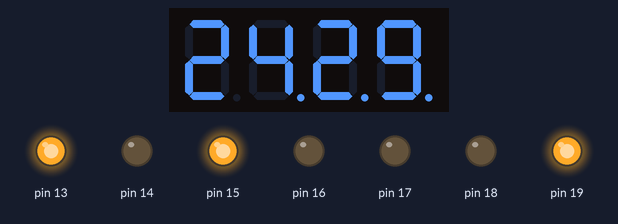
Bench run of a sketch on a simulated Arduino Uno, built with avr-gcc and run on an emulated ATmega328P. Parts: 4-digit seven-segment display, output pins drawn as LEDs (lit = HIGH). Wiring (inferred from the names in the program): 4-digit 7-segment display, segments lit when HIGH: segments pin 6, pin 7, pin 8, pin 9, pin 10, pin 11, pin 12, pin 5; digit selects pin 5, pin 4, pin 3, pin 2. The segment pins are drawn as the display they are named for; pins used as bus, display or sensor lines are not drawn.

Above: at 0.1 s.
At 6.1 s:
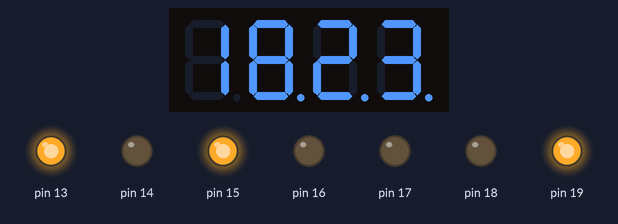
At 12.2 s:
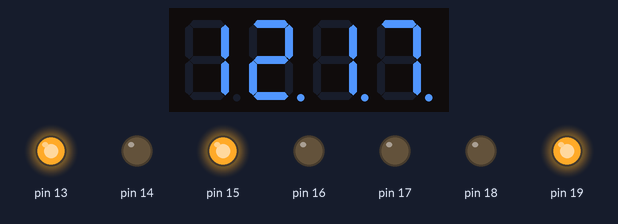
At 18.2 s:
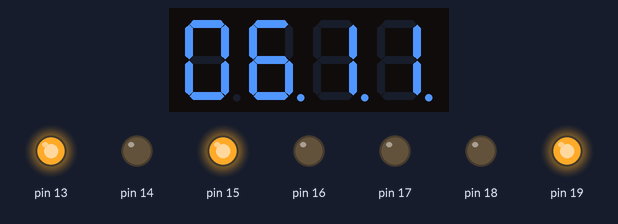
At 25.2 s:
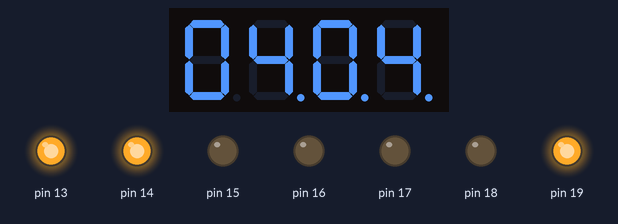
At 38.3 s:
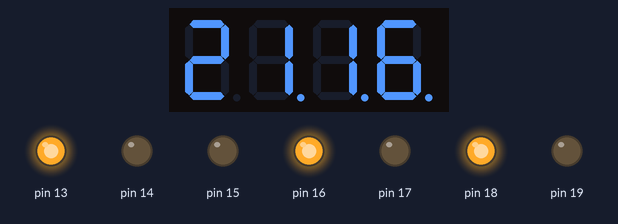
Timing chart, 0 to 39.8 s (numbered marks = the images above):
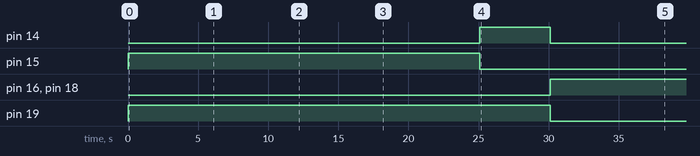

The sketch:

code_traffic_light.ino
```cpp
/*
 Name:    traffic_lights.ino
 Created: 3/5/2020 10:42:08 AM
 Author:  linh
*/

#include"trafficLight_library.h"
trafficLight land1;
trafficLight land2;
#define red1 16
#define yellow1 14
#define green1 15
#define red2 19
#define yellow2 17
#define green2 18
#define led1 5
#define led2 4
#define led3 3
#define led4 2
uint16_t process_time_ms = 0;
bool stateLand = 0;
uint32_t nowMili, lastMiliScan, lastMilicount;
uint8_t numLed7seg;
const int Seg[11] = {
  0b11000000,//0
  0b11111001,//1
  0b10100100,//2
  0b10110000,//3
  0b10011001,//4
  0b10010010,//5
  0b10000010,//6
  0b11111000,//7
  0b10000000,//8
  0b10010000,//9
  0b11111111,
};
void scanCathode(uint8_t byte);
void scanAnode(uint8_t numLed);
void scan7seg(uint16_t ms);

void count_time() {
  process_time_ms++;
  if (process_time_ms == 3000) {
    process_time_ms = 0;
    stateLand = !stateLand;
  }
}
// the setup function runs once when you press reset or power the board
void setup() {
  land1.begin(red1, green1, yellow1);
  land2.begin(red2, green2, yellow2);
  for (uint8_t i =2; i < 18; i++) {
    pinMode(i, OUTPUT);
    digitalWrite(i, HIGH);
  }
  Serial.begin(115200);

}
uint8_t i;
// the loop function runs over and over again until power down or reset
void loop() {
  land1.update(process_time_ms, stateLand);
  land2.update(process_time_ms, !stateLand);
  scan7seg(2);
  nowMili = millis();
  if ((uint32_t) (nowMili - lastMilicount) >= 10) {
    count_time();
    lastMilicount = nowMili;
  }

}
void scanCathode(uint8_t byte) {
  for (uint8_t i = 6; i < 13; i++) {
    digitalWrite(i, !bitRead(byte, i - 6));

  }
}
void scanAnode(uint8_t numLed) {
  switch (numLed) {
  case 1:
    digitalWrite(led4, HIGH);
    digitalWrite(led1, LOW);
    break;
  case 2:

    digitalWrite(led1, HIGH);
    digitalWrite(led2, LOW);
    break;
  case 3:

    digitalWrite(led2, HIGH);
    digitalWrite(led3, LOW);
    break;
  case 4:

    digitalWrite(led3, HIGH);
    digitalWrite(led4, LOW);
    break;
  default:
    break;
  }
}
void scan7seg(uint16_t ms)  {
  bool scan = false;
  nowMili = millis();
  if ((uint32_t)(nowMili - lastMiliScan) >= ms) {
    lastMiliScan = nowMili;
    scan = true;
    numLed7seg++;
    if (numLed7seg == 4) {
      numLed7seg = 0;
    }
  }
  if (scan) {
    switch (numLed7seg) {
    case 0:
      scanCathode(Seg[land1.time_left() / 10]);

      scanAnode(1);
      break;
    case 1:
      scanCathode(Seg[land1.time_left() % 10]);

      scanAnode(2);
      break;
    case 2:
      scanCathode(Seg[land2.time_left() / 10]);
      scanAnode(3);
      break;
    case 3:
      scanCathode(Seg[land2.time_left() % 10]);
      scanAnode(4);
      break;
      default:
      break;
    }
  }
}
```

trafficLight_library.h
```cpp
#pragma once
enum color
{
	red,
	green,
	yellow
};
class trafficLight
{
public:
	uint8_t time_left_sec; // time left of state.
	uint16_t time_left_ms;
	//uint8_t time_in; // time transmit from main code.
	color colorstate;

	void begin(uint8_t, uint8_t, uint8_t);
	void update(uint16_t, bool);
	uint8_t time_left();

private:

	uint8_t redLedPin;
	uint8_t greenLedPin;
	uint8_t	yellowLedPin;
};
void trafficLight::update(uint16_t time_in, bool state) {
	if (state) {
		colorstate = red;
		time_left_ms = 3000 - time_in;
		digitalWrite(redLedPin, HIGH);
		digitalWrite(yellowLedPin, LOW);
		digitalWrite(greenLedPin, LOW);
	}

	else if (time_in>=0 && time_in<2500) {
		colorstate = green;
		time_left_ms = 2500 - time_in;
		digitalWrite(redLedPin, LOW);
		digitalWrite(yellowLedPin, LOW);
		digitalWrite(greenLedPin, HIGH);
	}

	else if (time_in >= 2500 && time_in < 3000){
		colorstate = yellow;
		time_left_ms = 3000 - time_in;
		digitalWrite(redLedPin, LOW);
		digitalWrite(yellowLedPin, HIGH);
		digitalWrite(greenLedPin, LOW);
	}

	switch (colorstate) {
	case red:

		break;
	case green:

		break;
	case yellow:

		break;
	default:
		break;
	}
}
void trafficLight::begin(uint8_t ledRed, uint8_t ledGreen, uint8_t ledYellow) {
	redLedPin = ledRed;
	pinMode(redLedPin, OUTPUT);

	yellowLedPin = ledYellow;
	pinMode(yellowLedPin, OUTPUT);

	greenLedPin = ledGreen;
	pinMode(greenLedPin, OUTPUT);
}
uint8_t trafficLight::time_left() {
	return time_left_ms / 100;
}
```

Measured:
- by itself, pin 14: LOW → HIGH at 25.1 s, → LOW 5.0 s later
- by itself, pin 15: HIGH → LOW at 25.1 s
- by itself, pin 16, pin 18: LOW → HIGH at 30.1 s
- by itself, pin 19: LOW → HIGH at 0.00 s, → LOW 30.1 s later
- what the display in image 0 shows lasts 1.0 s, from 0.1 s to 1.1 s
